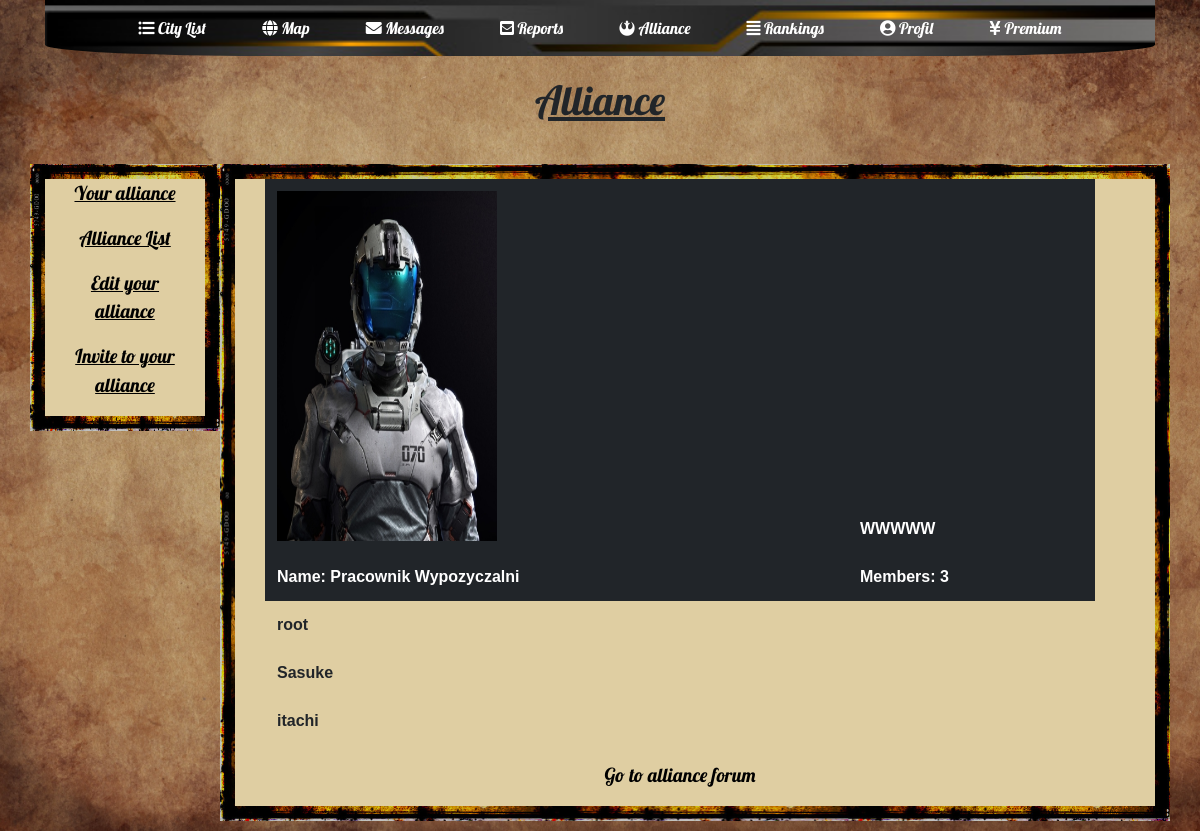
The app's page /sojusz/ (signed in) with its own data.
### alliance/models.py (models this page shows, shortened)
class Alliance(models.Model):
    name = models.CharField(max_length=100)
    creator = models.ForeignKey(User, related_name='creator', on_delete=models.CASCADE)
    vice_creator = models.ForeignKey(User, related_name='vice_creator', on_delete=models.CASCADE, null=True, blank=True)
    alliance_logo = models.FileField(null=True, blank=True)
    members = models.ManyToManyField(User)
    alliance_bio = models.TextField(null=True, blank=True)

### alliance/views.py (the view, shortened to what this page needs)
# urls.py: path('', views.show_your_alliance, name='show_your_alliance'),
@login_required(login_url=main_page)
def show_your_alliance(request):
    user = request.user
    profile = Profile.objects.get(user=user)
    if profile.alliance is not None:
        alliance = Alliance.objects.get(id=profile.alliance.id)
        alliance_have = 0
        return render(request, 'indexAlliance.html', {'alliance': alliance, 'alliance_have': alliance_have})

### alliance/templates/indexAlliance.html
{% extends 'alliance.html' %}
{% load static %}
{% block showAlliance %}
<div class="row col-lg-12">
    <div class="col-12">
        <table class="table table-hover table-borderless">
            <thead class="thead-dark">
            <tr>
                {% if not alliance.alliance_logo %}
                <th><img height="350" width="220" src="{% static 'profileUser/defaultProfilePic.jpg' %} " alt="Profile pic" class="profileImage"/></th>
                {% else %}
                <th><img height="350" width="220" src='https://storage.googleapis.com/solwit-pjatk-arc-2018-gr1.appspot.com/{{ alliance.alliance_logo }}' alt="Profile pic" class="profileImage"/></th>
                {% endif %}
                <th>{{ alliance.alliance_bio }}</th>
            </tr>
            <tr>
                <th>Name: {{ alliance.name }}</th>
                <th>Members: {{ alliance.members.count }}</th>
            </tr>
            </thead>
            {% for member in alliance.members.all %}
            <tr>
                <td>{{ member.username }}</td>
            </tr>
            {% endfor %}
        </table>
    </div>
     <div class="col-12"><p class="allianceText"><a href='forum/{{ alliance.id }}'>Go to alliance forum</a></p></div>
</div>
{% endblock %}

### alliance/static/alliance/allianceCss.css (style rules this page uses)
body { background: url('../cityMap/assets/yellowBackground2.png') no-repeat center center fixed; background-size: cover; }
a, a:hover { color: #9d6600; }
.allianceText a { font-family: 'Lobster'; font-size: 1.2em; color: black; }
th, td { border-top: none; font-weight: bold; text-align: left; }
table { font-family: arial, sans-serif; }

### records on screen
Alliance: alliance_bio "WWWWW", name "Pracownik Wypozyczalni", members.count "3"

### other values on screen
{{ member.username }} "root"
{{ member.username }} "Sasuke"
{{ member.username }} "itachi"
